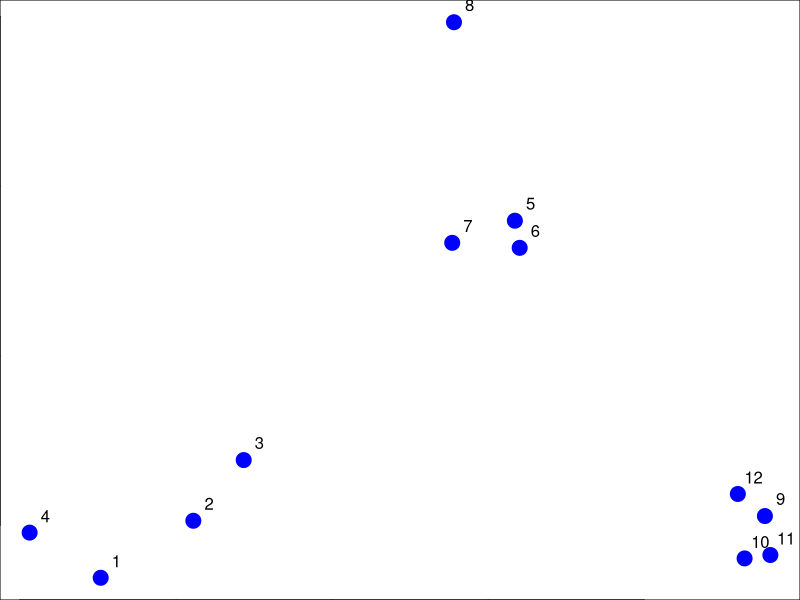
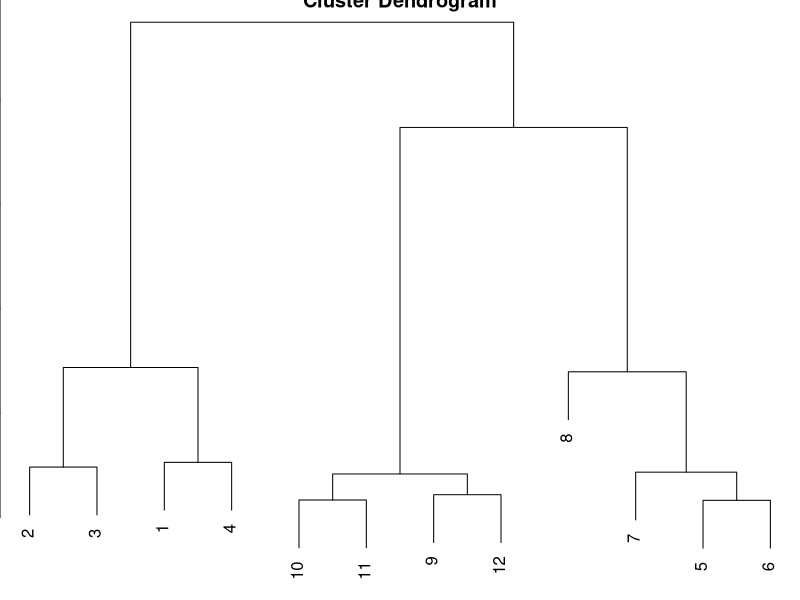
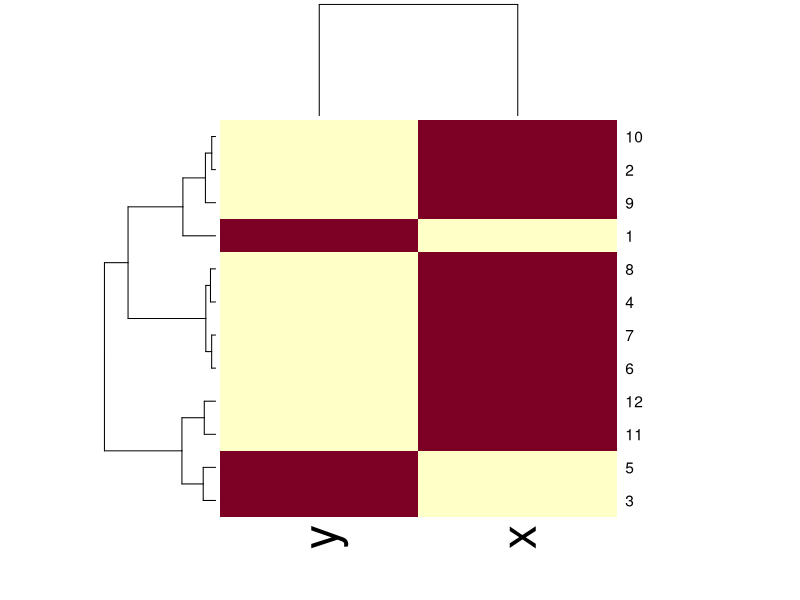
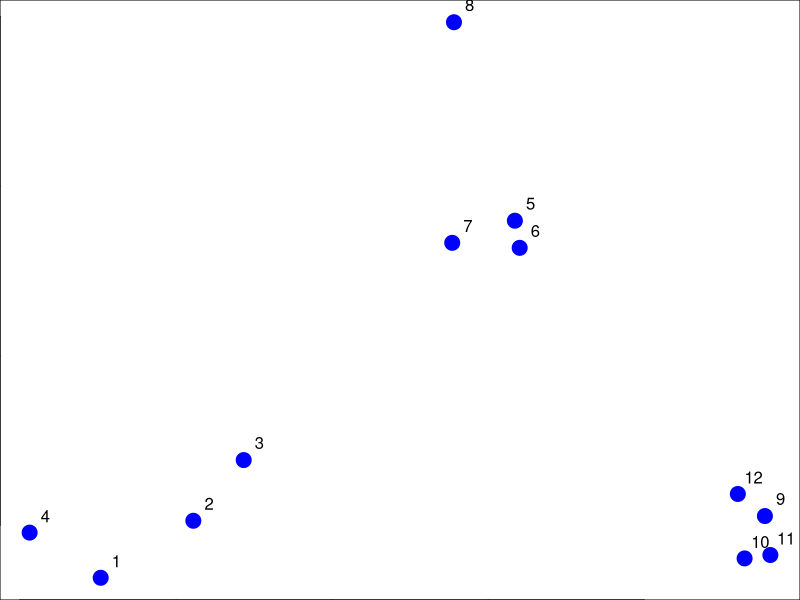
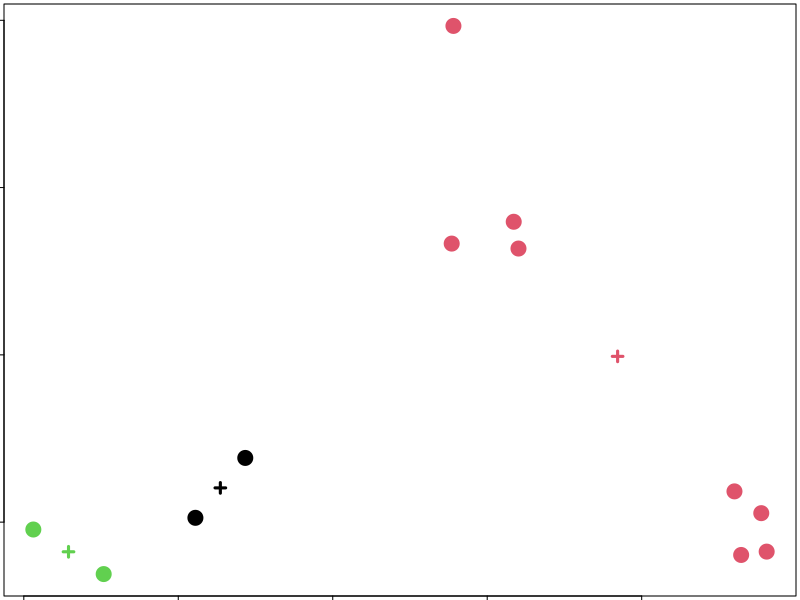
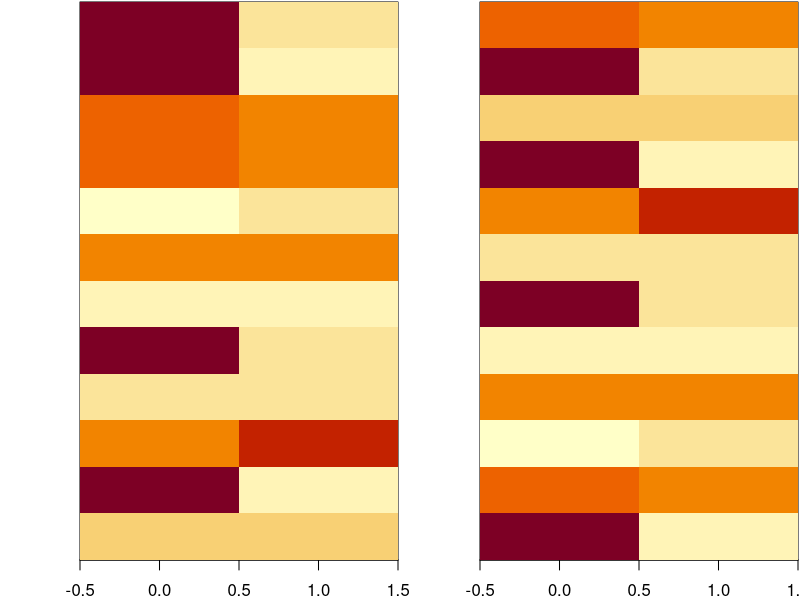
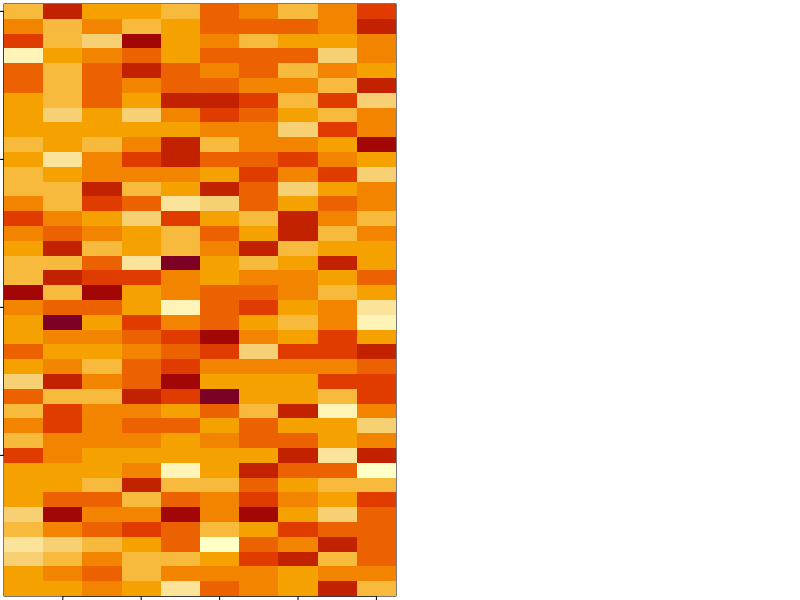
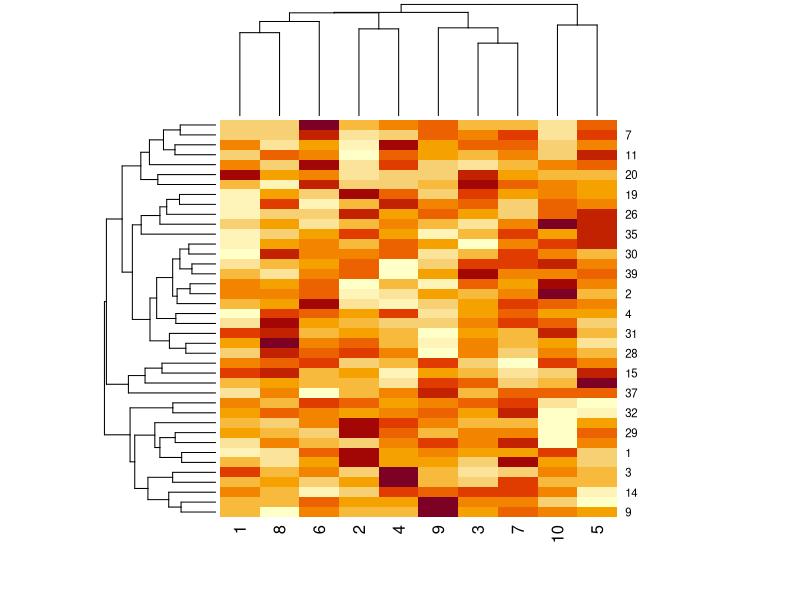

Source code (R) for these figures, in order: (Note: this script raises an error after producing the figures.)
#Exploratory Data Analysis - Week 3

#Hierarchical Clustering

set.seed(1234)
par(mar = c(0,0,0,0))
x <- rnorm(12, mean = rep(1:3, each = 4), sd = .2)
y <- rnorm(12, mean = rep(c(1,2,1), each = 4), sd = .2)
plot(x, y, col = "blue", pch = 19, cex = 2)
text(x +.05, y +.05, labels = as.character(1:12))

dateFrame <- data.frame(x = x, y = y)
dist(dateFrame)
#matrix of points, pairwise distance

#h clust

dataFrame <- data.frame(x = x, y = y)
distxy <- dist(dataFrame)
hClustering <- hclust(distxy)
plot(hClustering)

#pretty dendograms
myplclust <- function(hclust, lab = hclust$labels, lab.col = rep(1,length(hclust$labels)), hang = 0.1, ...){
  y <- rep(hclust$height, 2)
  x <- as.numeric(hclust$merge)
  y <- y[which(x < 0)]
  x <- x[which(x < 0)]
  x <- abs(x)
  y <- y[order(x)]
  x <- x[order(x)]
  plot(hclust, labels = FALSE, hang = hang, ...)
  text(x = x, y = y[hclust$order] - (max(hclust$height)* hang), labels = lab[hclust$order],
       col = lab.col[hclust$order], srt = 90, adj = c(1, .5), xpd = NA, ...)
}


#heat map

dataFrame <- data.frame(x = x, y = y)
set.seed(143)
dataMatrix <- as.matrix(dataFrame)[sample(1:12),]
heatmap(dataMatrix)

#k means clustering

set.seed(1234)
par(mar = c(0,0,0,0))
x <- rnorm(12, mean = rep(1:3, each =4), sd = .2)
y <- rnorm(12, mean = rep(c(1,2,1), each =4), sd = .2)
plot(x, y, col = "blue", pch = 19, cex =2)
text(x + .05, y + .05, labels = as.character(1:12))

# k means clustering

dataFrame <- data.frame(x,y)
kmeansObj <- kmeans(dataFrame, centers = 3)
names(kmeansObj)

kmeansObj$cluster

par(mar = rep(.2,4))
plot(x,y, col = kmeansObj$cluster, pch = 19, cex = 2)
points(kmeansObj$centers, col = 1:3, pch = 3, lwd = 3)

#heatmaps

set.seed(1234)
dataMatrix <- as.matrix(dataFrame)[sample(1:12), ]
kmeansObj2 <- kmeans(dataMatrix, centers = 3)
par(mfrow = c(1,2), mar = c(2,4,.1,.1))
image(t(dataMatrix)[, nrow(dataMatrix):1], yaxt = "n")
image(t(dataMatrix)[, order(kmeansObj$cluster)], yaxt = "n")

#dimension reduction - PCA and Singular Value Decomposition

#matrix data
set.seed(1234)
par(mar = rep(.2, 4))
dataMatrix <- matrix(rnorm(400), nrow = 40)
image(1:10, 1:40, t(dataMatrix)[, nrow(dataMatrix):1])

#cluster the data
par(mar = rep(.2,4))
heatmap(dataMatrix)

#what if we add a pattern?

set.seed(678910)
for (i in 1:40) {
  #flip a coin
  coinFlip <- rbinom(1, size =1, prob = .5)
  # if coin is heads up, add a common pattern to that row
  if (coinFlip) {
    dataMatrix[i, ] <- dataMatrix[i, ] + rep(c(0,3), each = 5)
  }
}

par(mar = rep(.2,4))
image(1:10, 1:40, t(dataMatrix)[, nrow(dataMatrix):1])

par(mar = rep(.2,4))
heatmap(dataMatrix)

#patterns in rows and columns

hh <- hclust(dist(dataMatrix))
dataMatrixOrdered <- dataMatrix[hh$order, ]
par(mfrow = c(1,3))
image(t(dataMatrixOrdered)[, nrow(dataMatrixOrdered):1])
plot(rowMeans(dataMatrixOrdered), 40:1, , xlab = "Row Mean", ylab = "Row", pch = 19)
plot(colMeans(dataMatrixOrdered), xlab = "Column", ylab = "Column Mean", pch = 19)


#PCA - components of SVD (u and v)

svd1 <- svd(scale(dataMatrixOrdered))
par(mfrow = c(1,3))
image(t(dataMatrixOrdered)[, nrow(dataMatrixOrdered):1])
plot(svd1$u[, 1], 40:1, , xlab = "Row", ylab = "First left singular vector",
     pch = 19)
plot(svd1$v[,1], xlab = "Column", ylab = "First right singular vector", pch = 19)


#components of the SVD - variance explained

par(mfrow = c(1,2))
plot(svd1$d, xlab = "Column", ylab = "Singular value", pch = 19)
plot(svd1$d^2/sum(svd1$d^2), xlab = "Column", ylab = "Prop. of variance explained", pch = 19)

#relationship of singular values to PC

svd1 <- svd(scale(dataMatrixOrdered))
pca1 <- prcomp(dataMatrixOrdered, scale = TRUE)
plot(pca1$rotation[,1], svd1$v[,1], pch = 19, xlab = "PC 1", ylab = "Right Singular Vector 1")
abline(c(0,1))

#components of the SVD - variance explained

constantMatrix <- dataMatrixOrdered*0
for(i in 1:dim(dataMatrixOrdered)[1]){constantMatrix[i,] <- rep(c(0,1), each =5)}
svd1 <- svd(constantMatrix)
par(mfrow = c(1,3))
image(t(constantMatrix)[, nrow(constantMatrix):1])
plot(svd1$d, xlab = "Column", ylab = "Singular Value", pch = 19)
plot(svd1$d^2/sum(svd1$d^2), xlab = "Column", ylab = "Prop of Variance Explained", pch = 19)

#adding a second pattern

set.seed(678910)
for (i in 1:40) {
  #flip a coin
  coinFlip1 <- rbinom(1, size = 1, prob = .5)
  coinFlip2 <- rbinom(1, size = 1, prob = .5)
  #if coin is heads add a common pattern to that row
  if (coinFlip1) {
    dataMatrix[i, ] <- dataMatrix[i,] + rep(c(0,5), each = 5)
  }
  if (coinFlip2) {
    dataMatrix[i, ] <- dataMatrix[i, ] + rep(c(0,5),5)
  }
}

hh <- hclust(dist(dataMatrix))
dataMatrixOrdered <- dataMatrix[hh$order, ]

#svd - true patterns

svd2 <- svd(scale(dataMatrixOrdered))
par(mfrow = c(1,3))
image(t(dataMatrixOrdered)[, nrow(dataMatrixOrdered): 1])
plot(rep(c(0,1), each =5),pch = 19, xlab = "Column", ylab = "Pattern 1")
plot(rep(c(0,1),5), pch = 19, xlab = "Column", ylab = "Pattern 2")


svd2 <- svd(scale(dataMatrixOrdered))
par(mfrow = c(1,3))
image(t(dataMatrixOrdered)[, nrow(dataMatrixOrdered):1])
plot(svd2$v[, 1], pch = 19, xlab = "Column", ylab = "First right singular vector")
plot(svd2$v[,2], pch = 19, xlab = "Column", ylab = "Second right singular vector")

svd1 <- svd(scale(dataMatrixOrdered))
par(mfrow = c(1,2))
plot(svd1$d, pch = 19)
plot(svd1$d^2/sum(svd1$d^2), pch = 19)

# issues with missing values in PCA

dataMatrix2 <- dataMatrixOrdered
##randomly insert some missing data
dataMatrix2[sample(1:100, size = 40, replace = FALSE)] <- NA
svd1 <- svd(scale(dataMatrix2))

#plotting and color in R
library(grDevices)
pal <- colorRamp(c("red", "blue"))

pal(0)
pal(1)
pal(.5)

pal(seq(0,1,len = 10))

pal <- colorRampPalette(c("red", "yellow"))
pal(2)
pal(10)

#color brewer

library(RColorBrewer)

cols <- brewer.pal(3, "BuGn")
cols
pal <- colorRampPalette(cols)
image(volcano, col = pal(20))

#smoothscatter function

x <- rnorm(10000)
y <- rnorm(10000)
smoothScatter(x,y)








